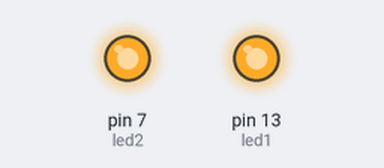
The sketch below on a simulated Arduino Uno, built with avr-gcc and run on an emulated ATmega328P. Shown: output pins drawn as LEDs (lit = HIGH).

Above: at 2.5 s.
At 5.2 s:
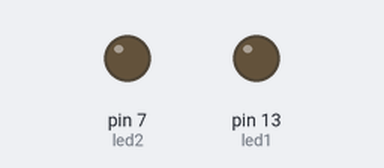
Timing chart, 0 to 7.2 s (numbered marks = the images above):
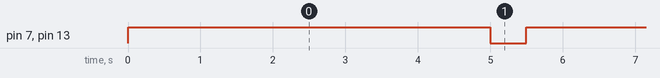

Measured:
- by itself, pin 7 (led2), pin 13 (led1): alternates HIGH for 5.0 s and LOW for 0.50 s

The sketch:

microprocessor_3.ino
```cpp
int led1 = 13;
int led2 = 7;

void setup() {
pinMode(led1, OUTPUT);
pinMode(led2, OUTPUT);
}

void loop() {
digitalWrite(led1, HIGH);
digitalWrite(led2, HIGH);
delay(5000);
digitalWrite(led1, LOW);
digitalWrite(led2, LOW);
delay(500);
}
```
